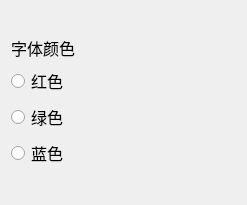
<?xml version="1.0" encoding="UTF-8"?>
<ui version="4.0">
 <class>ColorForm</class>
 <widget class="QWidget" name="ColorForm">
  <property name="geometry">
   <rect>
    <x>0</x>
    <y>0</y>
    <width>247</width>
    <height>205</height>
   </rect>
  </property>
  <property name="font">
   <font>
    <pointsize>12</pointsize>
   </font>
  </property>
  <property name="windowTitle">
   <string>Form</string>
  </property>
  <layout class="QVBoxLayout" name="verticalLayout">
   <item>
    <spacer name="verticalSpacer_2">
     <property name="orientation">
      <enum>Qt::Orientation::Vertical</enum>
     </property>
     <property name="sizeHint" stdset="0">
      <size>
       <width>20</width>
       <height>40</height>
      </size>
     </property>
    </spacer>
   </item>
   <item>
    <widget class="QLabel" name="label">
     <property name="text">
      <string>字体颜色</string>
     </property>
    </widget>
   </item>
   <item>
    <widget class="QRadioButton" name="radioRed">
     <property name="text">
      <string>红色</string>
     </property>
    </widget>
   </item>
   <item>
    <widget class="QRadioButton" name="radioGreen">
     <property name="text">
      <string>绿色</string>
     </property>
    </widget>
   </item>
   <item>
    <widget class="QRadioButton" name="radioBlue">
     <property name="text">
      <string>蓝色</string>
     </property>
    </widget>
   </item>
   <item>
    <spacer name="verticalSpacer">
     <property name="orientation">
      <enum>Qt::Orientation::Vertical</enum>
     </property>
     <property name="sizeHint" stdset="0">
      <size>
       <width>20</width>
       <height>40</height>
      </size>
     </property>
    </spacer>
   </item>
  </layout>
 </widget>
 <resources/>
 <connections/>
</ui>
